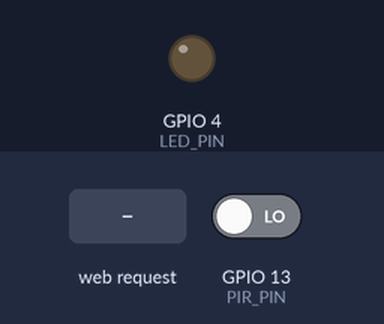
Recording of a program running on a simulated ESP32. Parts: output pins drawn as LEDs (lit = HIGH). Dashed ring = blinking. The test bench sets the inputs (shaded band); at power-on: GPIO 13 (PIR_PIN) LOW. WiFi joins after 1.5 s; servers stay silent unless stated; random numbers use the default seed unless the program sets one; no MQTT or app messages arrive unless stated; the camera gives no picture; what the program prints to the serial monitor is not drawn.

Above: at 3.0 s.
3.1 s: GPIO 13 (PIR_PIN) driven HIGH
At 3.18 s:
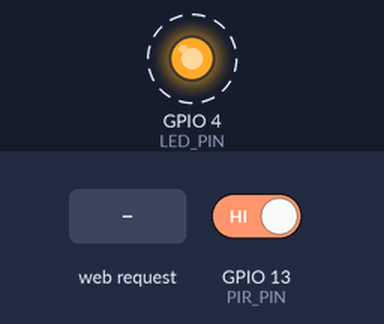
6.1 s: GPIO 13 (PIR_PIN) driven LOW
7.9 s: HTTP request GET /capture received
At 8.64 s:
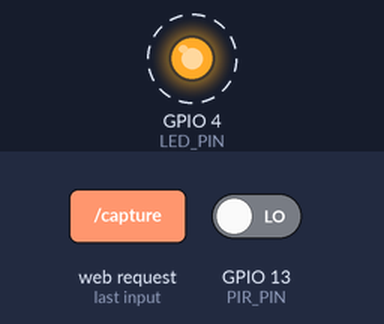
Timing chart, 0 to 12.2 s (numbered marks = the images above; inputs shaded):
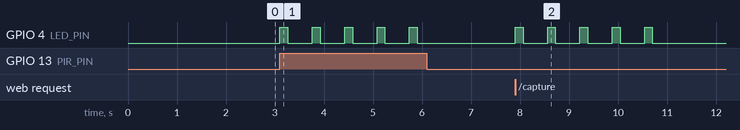

Measured:
- after the input at 3.1 s, GPIO 4 (LED_PIN): alternates HIGH for 0.16 s and LOW for 0.50 s, starting at once
- after the input at 6.1 s, every drawn part: stays the same
- after the input at 7.9 s, GPIO 4 (LED_PIN): alternates HIGH for 0.16 s and LOW for 0.50 s, 10 changes in all, then stays LOW, starting at once

The program:

main.cpp
```cpp
/*
  Modified from Rui Santos & Sara Santos - Random Nerd Tutorials
  ESP32-CAM Motion Detection with Web Server

  IMPORTANT!!!
   - Select Board "AI Thinker ESP32-CAM"
   - GPIO 0 must be connected to GND to upload a sketch
   - After connecting GPIO 0 to GND, press the ESP32-CAM on-board RESET button to put your board in flashing mode
*/

#include "esp_camera.h"
#include "Arduino.h"
#include "soc/soc.h"           // Disable brownout problems
#include "soc/rtc_cntl_reg.h"  // Disable brownout problems
#include "driver/rtc_io.h"
#include <WiFi.h>
#include <WebServer.h>
#include <WiFiClientSecure.h>  // For secure MQTT connection
#include <PubSubClient.h>      // MQTT client
#include <ArduinoJson.h>       // For JSON formatting

// WiFi credentials - replace with your network credentials
const char* ssid = "Mi 11X";
const char* password = "Laptop99@!";

// MQTT HiveMQ settings
const char* mqtt_server = "c997ac04f7364048929feac82a351c39.s1.eu.hivemq.cloud";
const int mqtt_port = 8883; // TLS/SSL port for secure connection
const char* device_id = "CAM001"; // Set your camera device ID here
const char* mqtt_username = "esp32-cam"; // ESP32-specific username
const char* mqtt_password = "Laptop99@!"; // ESP32-specific password

// MQTT topics
char mqtt_topic_image[50]; // For image data

// Web server will run on port 80
WebServer server(80);

// Flag to indicate if motion was detected
bool motionDetected = false;
// Variable to store the latest camera image
camera_fb_t * fb = NULL;
// Array to store multiple camera images
camera_fb_t* images[5] = {NULL, NULL, NULL, NULL, NULL};
// Time when motion was detected
unsigned long lastMotionTime = 0;
// How long to keep the server running after motion (in milliseconds)
const unsigned long KEEP_AWAKE_DURATION = 60000; // 1 minute
// Add this constant at the top with other constants
const unsigned long MOTION_RESET_TIME = 5000; // 5 seconds before allowing new motion detection
// Delay between consecutive photos (milliseconds)
const unsigned long PHOTO_DELAY = 500;

// WiFi and MQTT clients
WiFiClientSecure espClient;
PubSubClient mqttClient(espClient);

// Pin definition for CAMERA_MODEL_AI_THINKER
#define PWDN_GPIO_NUM     32
#define RESET_GPIO_NUM    -1
#define XCLK_GPIO_NUM      0
#define SIOD_GPIO_NUM     26
#define SIOC_GPIO_NUM     27
#define Y9_GPIO_NUM       35
#define Y8_GPIO_NUM       34
#define Y7_GPIO_NUM       39
#define Y6_GPIO_NUM       36
#define Y5_GPIO_NUM       21
#define Y4_GPIO_NUM       19
#define Y3_GPIO_NUM       18
#define Y2_GPIO_NUM        5
#define VSYNC_GPIO_NUM    25
#define HREF_GPIO_NUM     23
#define PCLK_GPIO_NUM     22
#define LED_PIN           4
#define PIR_PIN           13

void setup() {
  WRITE_PERI_REG(RTC_CNTL_BROWN_OUT_REG, 0); // Disable brownout detector
  Serial.begin(115200);
  Serial.setDebugOutput(true);

  // Check if we're booting due to external wake up (PIR motion)
  esp_sleep_wakeup_cause_t wakeup_reason = esp_sleep_get_wakeup_cause();
  if(wakeup_reason == ESP_SLEEP_WAKEUP_EXT0) {
    Serial.println("Wakeup caused by external signal using RTC_IO (PIR)");
    motionDetected = true;
    lastMotionTime = millis();
  }

  // Initialize camera
  initCamera();

  // Setup LED
  pinMode(LED_PIN, OUTPUT);
  digitalWrite(LED_PIN, LOW);

  // Setup PIR sensor pin
  pinMode(PIR_PIN, INPUT);

  // Connect to WiFi
  connectToWiFi();

  // Skip certificate verification (for testing only)
  espClient.setInsecure();

  // Set up MQTT connection
  mqttClient.setServer(mqtt_server, mqtt_port);

  // Create the MQTT topic
  sprintf(mqtt_topic_image, "cameras/%s/image", device_id);

  // Start web server
  setupWebServer();

  if (motionDetected) {
    // Take pictures when motion is detected
    captureMultiplePhotos();
    // Send them via MQTT
    for (int i = 0; i < 5; i++) {
      if (images[i] != NULL) {
        sendImageViaMQTT(images[i], i);
      }
    }
  }
}

void loop() {
  server.handleClient();

  // Keep MQTT connection alive
  if (!mqttClient.connected()) {
    reconnectMQTT();
  }
  mqttClient.loop();

  // Reset motion detection flag after a short period to allow new detections
  if (motionDetected && (millis() - lastMotionTime > MOTION_RESET_TIME)) {
    motionDetected = false;
  }

  // Check if PIR detected motion
  if (digitalRead(PIR_PIN) == HIGH && !motionDetected) {
    Serial.println("Motion detected!");
    motionDetected = true;
    lastMotionTime = millis();

    // Capture multiple photos
    captureMultiplePhotos();

    // Send photos via MQTT
    for (int i = 0; i < 5; i++) {
      if (images[i] != NULL) {
        sendImageViaMQTT(images[i], i);
      }
    }
  }

  // Check if we should go to sleep
  if (motionDetected && (millis() - lastMotionTime > KEEP_AWAKE_DURATION)) {
    Serial.println("Going to sleep now");

    // Clean up image buffers
    for (int i = 0; i < 5; i++) {
      if (images[i] != NULL) {
        esp_camera_fb_return(images[i]);
        images[i] = NULL;
      }
    }

    if (fb) {
      esp_camera_fb_return(fb);
      fb = NULL;
    }

    server.close();
    WiFi.disconnect(true);

    // Configure wakeup on PIR motion (GPIO 13)
    esp_sleep_enable_ext0_wakeup(GPIO_NUM_13, HIGH);
    rtc_gpio_pullup_dis(GPIO_NUM_13);
    rtc_gpio_pulldown_en(GPIO_NUM_13);

    // Turn off LED
    digitalWrite(LED_PIN, LOW);
    rtc_gpio_hold_en(GPIO_NUM_4);

    delay(1000);
    esp_deep_sleep_start();
  }
}

void initCamera() {
  camera_config_t config;
  config.ledc_channel = LEDC_CHANNEL_0;
  config.ledc_timer = LEDC_TIMER_0;
  config.pin_d0 = Y2_GPIO_NUM;
  config.pin_d1 = Y3_GPIO_NUM;
  config.pin_d2 = Y4_GPIO_NUM;
  config.pin_d3 = Y5_GPIO_NUM;
  config.pin_d4 = Y6_GPIO_NUM;
  config.pin_d5 = Y7_GPIO_NUM;
  config.pin_d6 = Y8_GPIO_NUM;
  config.pin_d7 = Y9_GPIO_NUM;
  config.pin_xclk = XCLK_GPIO_NUM;
  config.pin_pclk = PCLK_GPIO_NUM;
  config.pin_vsync = VSYNC_GPIO_NUM;
  config.pin_href = HREF_GPIO_NUM;
  config.pin_sccb_sda = SIOD_GPIO_NUM;
  config.pin_sccb_scl = SIOC_GPIO_NUM;
  config.pin_pwdn = PWDN_GPIO_NUM;
  config.pin_reset = RESET_GPIO_NUM;
  config.xclk_freq_hz = 20000000;
  config.pixel_format = PIXFORMAT_JPEG;
  config.grab_mode = CAMERA_GRAB_LATEST;

  if(psramFound()){
    config.frame_size = FRAMESIZE_UXGA; // FRAMESIZE_ + QVGA|CIF|VGA|SVGA|XGA|SXGA|UXGA
    config.jpeg_quality = 10;
    config.fb_count = 2;
  } else {
    config.frame_size = FRAMESIZE_SVGA;
    config.jpeg_quality = 12;
    config.fb_count = 1;
  }

  // Init Camera
  esp_err_t err = esp_camera_init(&config);
  if (err != ESP_OK) {
    Serial.printf("Camera init failed with error 0x%x", err);
    return;
  }
  Serial.println("Camera initialized successfully");
}

void connectToWiFi() {
  WiFi.begin(ssid, password);

  Serial.print("Connecting to WiFi");
  while (WiFi.status() != WL_CONNECTED) {
    delay(500);
    Serial.print(".");
  }
  Serial.println();

  Serial.print("Connected to WiFi. IP Address: ");
  Serial.println(WiFi.localIP());
}

// Capture a single photo
camera_fb_t* capturePhoto() {
  // Turn on flash if needed
  digitalWrite(LED_PIN, HIGH);
  delay(100);

  // Capture a new image
  camera_fb_t* new_fb = esp_camera_fb_get();
  if(!new_fb) {
    Serial.println("Camera capture failed");
    return NULL;
  }

  Serial.printf("Image captured! Size: %zu bytes\n", new_fb->len);

  // Turn off flash
  digitalWrite(LED_PIN, LOW);

  return new_fb;
}

// Capture multiple photos in sequence
void captureMultiplePhotos() {
  Serial.println("Capturing multiple photos...");

  // Free any previous images
  for (int i = 0; i < 5; i++) {
    if (images[i] != NULL) {
      esp_camera_fb_return(images[i]);
      images[i] = NULL;
    }
  }

  // Capture 5 photos with short delays between them
  for (int i = 0; i < 5; i++) {
    images[i] = capturePhoto();
    if (images[i] == NULL) {
      Serial.println("Failed to capture image " + String(i));
    }
    delay(PHOTO_DELAY);
  }

  // Update the main fb pointer to the latest image for web display
  if (fb) {
    esp_camera_fb_return(fb);
  }

  // Copy the last image to fb for web display
  if (images[4] != NULL) {
    fb = esp_camera_fb_get();
    if (fb) {
      memcpy(fb->buf, images[4]->buf, images[4]->len);
      fb->len = images[4]->len;
    }
  }

  Serial.println("Multiple photo capture complete");
}

void setupWebServer() {
  server.on("/", handleRoot);
  server.on("/capture", handleCapture);
  server.on("/image", handleImage);
  server.onNotFound(handleNotFound);

  server.begin();
  Serial.println("Web server started");
}

void handleRoot() {
  String html = "<!DOCTYPE html><html><head>";
  html += "<meta name='viewport' content='width=device-width, initial-scale=1.0'>";
  html += "<title>ESP32-CAM Motion Detection</title>";
  html += "<style>";
  html += "body { font-family: Arial, sans-serif; text-align: center; margin: 20px; }";
  html += "img { max-width: 100%; height: auto; border: 2px solid #444; }";
  html += "button { background-color: #0275d8; color: white; padding: 10px 20px; ";
  html += "border: none; border-radius: 4px; margin: 10px; cursor: pointer; }";
  html += "</style></head><body>";
  html += "<h1>ESP32-CAM Motion Detection</h1>";

  if (motionDetected) {
    html += "<p>Motion detected! Image captured.</p>";
    html += "<img src='/image' alt='Captured Image'>";
    html += "<p>Last motion detected: " + String((millis() - lastMotionTime) / 1000) + " seconds ago</p>";
  } else {
    html += "<p>No motion detected yet.</p>";
  }

  html += "<button onclick=\"location.href='/capture'\">Capture New Image</button>";
  html += "<script>setTimeout(function(){ location.reload(); }, 10000);</script>"; // Auto refresh every 10 seconds
  html += "</body></html>";

  server.send(200, "text/html", html);
}

void handleCapture() {
  captureMultiplePhotos();
  motionDetected = true;
  lastMotionTime = millis();

  // Send photos via MQTT
  for (int i = 0; i < 5; i++) {
    if (images[i] != NULL) {
      sendImageViaMQTT(images[i], i);
    }
  }

  server.sendHeader("Location", "/");
  server.send(303);
}

void handleImage() {
  if (!fb) {
    // If no image is available, try to capture one
    fb = capturePhoto();
  }

  if (!fb) {
    server.send(404, "text/plain", "No image available");
    return;
  }

  server.setContentLength(fb->len);
  server.send(200, "image/jpeg", "");

  // Send the image data
  WiFiClient client = server.client();
  client.write(fb->buf, fb->len);
}

void handleNotFound() {
  server.send(404, "text/plain", "Page Not Found");
}

// Function to reconnect to MQTT broker
void reconnectMQTT() {
  int attempts = 0;
  while (!mqttClient.connected() && attempts < 5) {
    Serial.print("Connecting to MQTT broker...");
    String clientId = "ESP32CAM-";
    clientId += String(random(0xffff), HEX);

    if (mqttClient.connect(clientId.c_str(), mqtt_username, mqtt_password)) {
      Serial.println("connected");
    } else {
      Serial.print("failed, rc=");
      Serial.print(mqttClient.state());
      Serial.println(" retrying in 5 seconds");
      delay(5000);
      attempts++;
    }
  }
}

// Base64 encode function for image data
String base64Encode(const uint8_t* data, size_t length) {
  const char base64_chars[] = "ABCDEFGHIJKLMNOPQRSTUVWXYZabcdefghijklmnopqrstuvwxyz0123456789+/";
  String encoded;

  // Reserve memory for base64 output (4 bytes for every 3 input bytes, plus some extra)
  encoded.reserve(((length + 2) / 3) * 4);

  for (size_t i = 0; i < length; i += 3) {
    uint32_t octet_a = i < length ? data[i] : 0;
    uint32_t octet_b = (i + 1) < length ? data[i + 1] : 0;
    uint32_t octet_c = (i + 2) < length ? data[i + 2] : 0;

    uint32_t triple = (octet_a << 16) + (octet_b << 8) + octet_c;

    encoded += base64_chars[(triple >> 18) & 0x3F];
    encoded += base64_chars[(triple >> 12) & 0x3F];
    encoded += (i + 1 < length) ? base64_chars[(triple >> 6) & 0x3F] : '=';
    encoded += (i + 2 < length) ? base64_chars[triple & 0x3F] : '=';
  }

  return encoded;
}

// Function to send image via MQTT
void sendImageViaMQTT(camera_fb_t *fb, int imageNumber) {
  if (!mqttClient.connected()) {
    reconnectMQTT();
    if (!mqttClient.connected()) {
      Serial.println("Failed to connect to MQTT broker. Not sending image.");
      return;
    }
  }

  if (!fb) {
    Serial.println("Invalid image buffer");
    return;
  }

  // Convert image to base64
  String base64Image = base64Encode(fb->buf, fb->len);

  // Check if conversion was successful
  if (base64Image.length() > 0) {
    // Split the image into chunks if it's too large for MQTT
    int chunkSize = 10000; // Adjust based on MQTT broker's message size limit
    int numChunks = (base64Image.length() + chunkSize - 1) / chunkSize;

    // Send a start message with metadata
    String metadata = "{\"device_id\":\"" + String(device_id) +
                     "\",\"type\":\"image\",\"image_number\":" + String(imageNumber) +
                     ",\"chunks\":" + String(numChunks) +
                     ",\"size\":" + String(base64Image.length()) +
                     ",\"timestamp\":" + String(millis()) + "}";

    char metadataTopic[60];
    sprintf(metadataTopic, "%s/metadata", mqtt_topic_image);
    mqttClient.publish(metadataTopic, metadata.c_str());
    Serial.println("Published image metadata");

    // Send each chunk
    for (int i = 0; i < numChunks; i++) {
      int startIndex = i * chunkSize;
      int endIndex = min((i + 1) * chunkSize, (int)base64Image.length());
      String chunk = base64Image.substring(startIndex, endIndex);

      String chunkTopic = String(mqtt_topic_image) + "/chunk/" + String(imageNumber) + "/" + String(i);
      boolean success = mqttClient.publish(chunkTopic.c_str(), chunk.c_str());

      if (!success) {
        Serial.println("Failed to publish chunk " + String(i));
      }

      // Small delay between chunks to avoid overwhelming the broker
      delay(50);
    }

    Serial.println("Image " + String(imageNumber) + " sent successfully in " + String(numChunks) + " chunks");
  } else {
    Serial.println("Failed to encode image to base64");
  }
}
```
